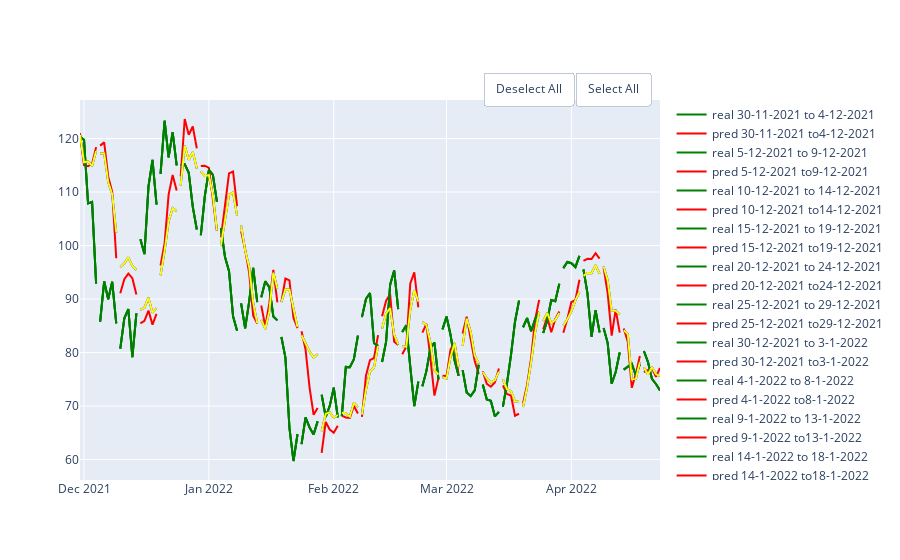

Notebook cell for this chart:
### Code cell
rf_auto = RandomForestRegressor(random_state=10,criterion='mse', max_depth=20, max_features='auto')
rf_sqrt = RandomForestRegressor(random_state=10,criterion='mse', max_depth=20, max_features='sqrt')
rf_log2 = RandomForestRegressor(random_state=10,criterion='mse', max_depth=20,max_features='log2' )
df = pd.DataFrame(columns = ['MAE', 'MSE','RMSE', 'R2'], index = ['auto','sqrt', 'log2'])
show_results(df, df_avax,'close',100,5,rf_auto, rf_sqrt,rf_log2)
